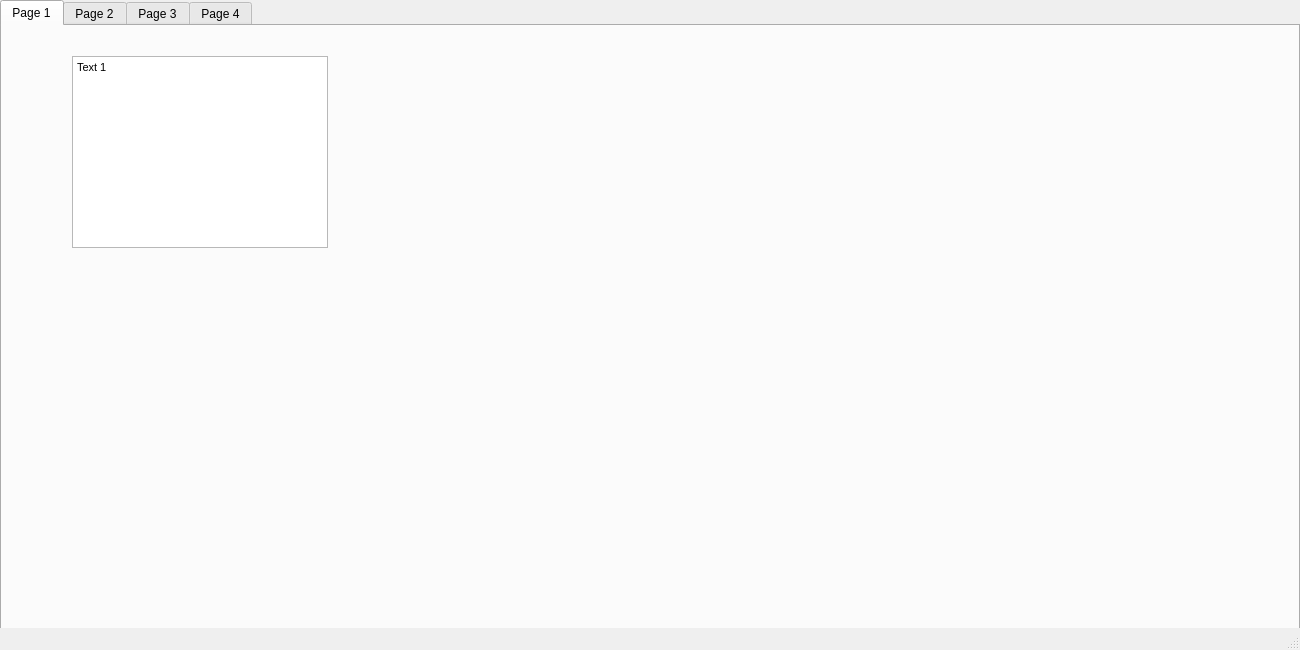
<?xml version="1.0" encoding="UTF-8"?>
<ui version="4.0">
 <class>MainWindow</class>
 <widget class="QMainWindow" name="MainWindow">
  <property name="geometry">
   <rect>
    <x>0</x>
    <y>0</y>
    <width>1300</width>
    <height>650</height>
   </rect>
  </property>
  <property name="windowTitle">
   <string>MainWindow</string>
  </property>
  <widget class="QWidget" name="centralWidget">
   <widget class="QTabWidget" name="tabWidget">
    <property name="geometry">
     <rect>
      <x>0</x>
      <y>0</y>
      <width>1300</width>
      <height>650</height>
     </rect>
    </property>
    <property name="currentIndex">
     <number>0</number>
    </property>
    <widget class="QWidget" name="tab">
     <attribute name="title">
      <string>Page 1</string>
     </attribute>
     <widget class="QTextBrowser" name="textBrowser">
      <property name="geometry">
       <rect>
        <x>70</x>
        <y>30</y>
        <width>256</width>
        <height>192</height>
       </rect>
      </property>
      <property name="html">
       <string>&lt;!DOCTYPE HTML PUBLIC &quot;-//W3C//DTD HTML 4.0//EN&quot; &quot;http://www.w3.org/TR/REC-html40/strict.dtd&quot;&gt;
&lt;html&gt;&lt;head&gt;&lt;meta name=&quot;qrichtext&quot; content=&quot;1&quot; /&gt;&lt;style type=&quot;text/css&quot;&gt;
p, li { white-space: pre-wrap; }
&lt;/style&gt;&lt;/head&gt;&lt;body style=&quot; font-family:'MS Shell Dlg 2'; font-size:8pt; font-weight:400; font-style:normal;&quot;&gt;
&lt;p style=&quot; margin-top:0px; margin-bottom:0px; margin-left:0px; margin-right:0px; -qt-block-indent:0; text-indent:0px;&quot;&gt;Text 1&lt;/p&gt;&lt;/body&gt;&lt;/html&gt;</string>
      </property>
     </widget>
    </widget>
    <widget class="QWidget" name="tab_2">
     <attribute name="title">
      <string>Page 2</string>
     </attribute>
     <widget class="QTextBrowser" name="textBrowser_2">
      <property name="geometry">
       <rect>
        <x>70</x>
        <y>30</y>
        <width>256</width>
        <height>192</height>
       </rect>
      </property>
      <property name="html">
       <string>&lt;!DOCTYPE HTML PUBLIC &quot;-//W3C//DTD HTML 4.0//EN&quot; &quot;http://www.w3.org/TR/REC-html40/strict.dtd&quot;&gt;
&lt;html&gt;&lt;head&gt;&lt;meta name=&quot;qrichtext&quot; content=&quot;1&quot; /&gt;&lt;style type=&quot;text/css&quot;&gt;
p, li { white-space: pre-wrap; }
&lt;/style&gt;&lt;/head&gt;&lt;body style=&quot; font-family:'MS Shell Dlg 2'; font-size:8pt; font-weight:400; font-style:normal;&quot;&gt;
&lt;p style=&quot; margin-top:0px; margin-bottom:0px; margin-left:0px; margin-right:0px; -qt-block-indent:0; text-indent:0px;&quot;&gt;Text 2&lt;/p&gt;&lt;/body&gt;&lt;/html&gt;</string>
      </property>
     </widget>
    </widget>
    <widget class="QWidget" name="tab_3">
     <attribute name="title">
      <string>Page 3</string>
     </attribute>
    </widget>
    <widget class="QWidget" name="tab_4">
     <attribute name="title">
      <string>Page 4</string>
     </attribute>
    </widget>
   </widget>
  </widget>
  <widget class="QStatusBar" name="statusBar"/>
 </widget>
 <layoutdefault spacing="6" margin="11"/>
 <resources/>
 <connections/>
</ui>
